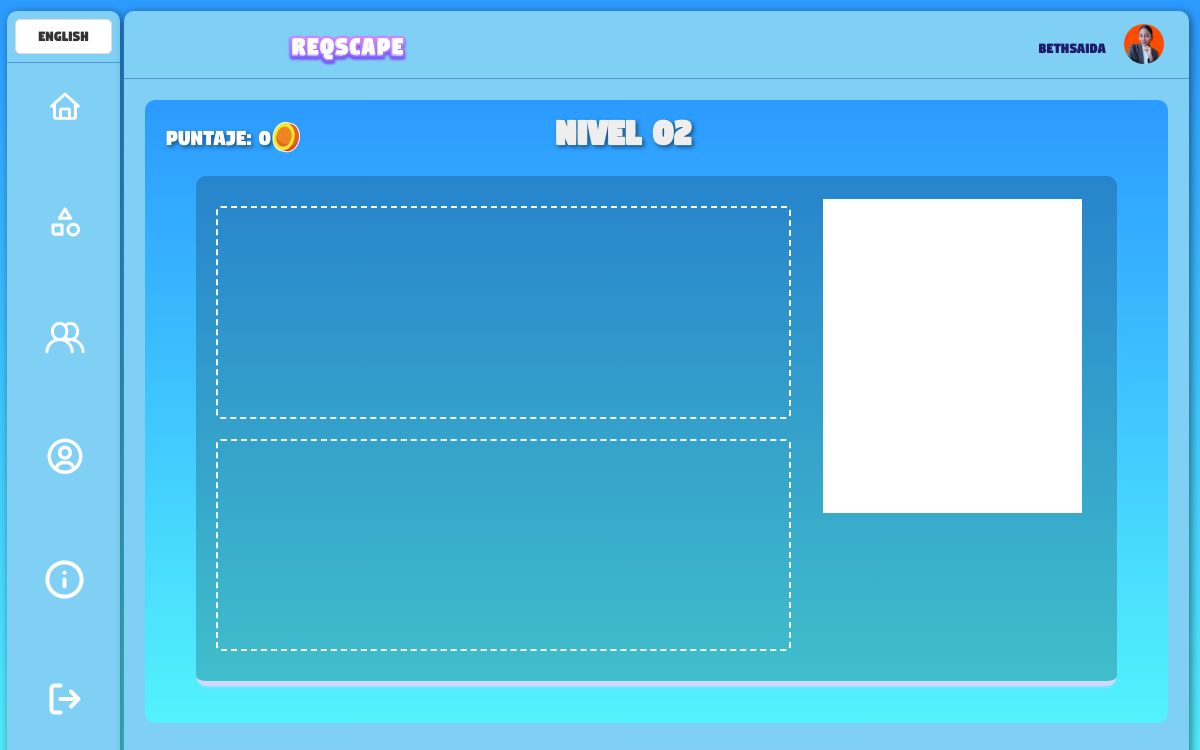
/modules/inicio/juego-nivel2.php (signed in), run on the app's committed database.
### tables this page shows
CREATE TABLE `usuarios` (
  `id` int(11) NOT NULL,
  `usuario` varchar(255) NOT NULL,
  `correo` varchar(255) NOT NULL,
  `contrasena` varchar(255) NOT NULL,
  `imagen_perfil` varchar(255) DEFAULT NULL,
  `perfil` varchar(50) DEFAULT NULL
);

### modules/inicio/juego-nivel2.php (the view, shortened to what this page needs)
<?php
include "../../connection/connection.php";
if (isset($_SESSION['user_id'])) {
    $user_id = $_SESSION['user_id'];
    $stmt = $con->prepare("SELECT usuario, correo, imagen_perfil FROM usuarios WHERE id = ?");
    $stmt->bind_param("i", $user_id);
    $stmt->execute();
    $result = $stmt->get_result();
    if ($result && $result->num_rows > 0) {
        $row = $result->fetch_assoc();
    } else {
        echo "No se encontraron resultados.";
        exit();
    }
} else {
    echo "No se ha iniciado sesión.";
    exit();
}
?>
<!DOCTYPE html>
<html lang="es">
<head>
    <link rel="stylesheet" href="../../styles/juego-nivel2.css">
    <link rel="stylesheet" href="../../styles/inicio.css">
    <link rel="stylesheet" type="text/css" href="../../styles/lenguaje.css">
</head>
<body>
    <div class="fondo">
        <div class="columna-1">
            <div class="fila1-cl1">
                <select id="languageSelector">
                    <option value="en">English</option>
                </select>
            </div>
            <div class="fila2-cl1">
                <a href="inicio.php" class="lg-cl1">
                    <img src="../../assets/img/inicio/inicio.png" alt="">
                </a>
                <a href="niveles-juego.php" class="lg-cl1">
                    <img src="../../assets/img/inicio/niveles.png" alt="">
                </a>
                <a href="score-page.php" class="lg-cl1">
                    <img src="../../assets/img/inicio/scoreglobal.png" alt="">
                </a>
                <a href="perfil.php" class="lg-cl1">
                    <img src="../../assets/img/inicio/perfil.png" alt="">
                </a>
                <a href="informacion.php" class="lg-cl1">
                    <img src="../../assets/img/inicio/info.png" alt="">
                </a>
                <a href="inicio-sesion.php" class="lg-cl1">
                    <img src="../../assets/img/inicio/log-out.png" alt="">
                </a>
            </div>
        </div>
        <div class="columna-2">
            <div class="fila1-cl2">
                <div class="logo">
                    <img src="../../assets/img/logo.png" alt="">
                </div>
                <div class="usuario-logueado">
                    <div class="profile-data-item">
                        <span id="username" class="username-span"><?php echo htmlspecialchars($row["usuario"], ENT_QUOTES, 'UTF-8'); ?></span>
                    </div>
                    <?php
                    if (!empty($row["imagen_perfil"])) {
                        echo '<img class="profile-pic" src="' . htmlspecialchars($row["imagen_perfil"], ENT_QUOTES, 'UTF-8') . '" alt="Imagen de perfil">';
                    } else {
                        echo '<img class="profile-pic" src="../../modules/inicio/uploads/perfil.jpg" alt="Avatar predeterminado">';
                    }
                    ?>
                </div>
            </div>
            <div class="fila2-cl2">
                <div class="contenido-juego">
                    <div class="titulo-coin">
                        <div class="fila1">
                            <div class="cash" id="score">Puntaje: 0</div>
                            <div class="coin">
                                <img src="../../assets/img/juego-lvl1/coin.png" alt="Coin">
                            </div>
                        </div>
                        <h1 class="fila1-titulo"><span>Nivel 02</span></h1>
                    </div>
                    <div class="box-ops">
                        <div class="box-ops-cl1">
                            <div class="box-ops-f2" id="box-ops-f2">
                            </div>
                            <div class="box-palabras" id="box-palabras"> </div>
                        </div>
                        <div class="box-requerimientos-correctos" id="box-requerimientos-correctos"></div>
                    </div>
                </div>
            </div>
        </div>
    </div>
</body>
</html>

### styles/juego-nivel2.css (style rules this page uses)
.fila1 { display: grid; grid-template-columns: auto auto 1fr; align-items: center; margin: 2% 2% 0% 2%; color: #fff; margin: 5%; font-weight: lighter; }
.cash { font-size: 30px; font-family: 'Digitalt'; }
.fila1-titulo { background-color: transparent; margin-top: 2%; margin-bottom: 0%; margin-top: 0%; display: flex; align-items: flex-start; justify-content: flex-start; font-size: 40px; color: #eee; font-family: 'Digitalt'; }
.fila1-titulo span { margin-top: 2%; }
.titulo-coin { display: grid; grid-template-columns: 1fr 1.5fr; text-shadow: 2px 2px 4px rgba(0, 0, 0, 0.5); font-weight: 100px; }
.contenido-juego { background-image: linear-gradient(to bottom, #2C9AFF, #53F3FD); margin: 2%; display: grid; grid-template-rows: auto 1fr; border-radius: 10px; height: 93%; }
#score { font-size: 24px; font-weight: lighter; }
.box-ops { display: grid; grid-template-columns: 1fr 1fr; gap: 2%; margin: 5%; padding: 7% 5%; box-shadow: 0px 5px 5px -5px #D1D8FF; border-bottom: 5px solid #D1D8FF; border-radius: 21px; margin-top: 0%; margin-bottom: 0%; }
.box-ops-cl1 { display: grid; grid-template-rows: 1fr 1fr; }
.box-ops-f2 { gap: 3%; }
.usuario-logueado { display: flex; justify-content: end; border-radius: 10%; margin: 2%; margin-bottom:0%; }
.profile-data-item { font-family: 'Digitalt'; display: flex; justify-content: center; align-items: center; margin-right:3%; margin-top: 0%; margin-bottom:1%; color: #1E1C69; }
.usuario-logueado img { width: 40px; height: 40px; border-radius: 50%; margin: 2% 2%; margin-top: 0%; margin-left: 0%; }
body { font-family: 'Digitalt'; background: linear-gradient(90deg, rgba(58, 123, 213, 1) 0%, rgba(58, 213, 178, 1) 100%); color: #17202A; text-align: center; }
.box-ops { background: rgba(0, 0, 0, 0.2); border-radius: 10px; padding: 20px; padding-bottom: 2%; display: inline-block; text-align: left; margin-top: 0%; height: 75%; }
.box-palabras, .box-ops-f2 { min-height: 60px; border: 2px dashed #fff; margin: 10px 0; border-radius: 5px; }
.box-requerimientos-correctos { margin: 1% 5%; background-color: #fff; color: black; height: 285px; padding: 5%; }

### styles/inicio.css (style rules this page uses)
body { margin: 0; padding: 0; }
.fondo { margin: 0; padding: 0; height: 100vh; display: grid; grid-template-columns: auto 1fr; background-image: linear-gradient(to bottom, #2C9AFF, #53F3FD); }
.columna-1 { width: 113px; height: 95vh; margin: 6%; margin-top: 10%; background: linear-gradient(80deg, #80CFF5, #80CFF5 44%); border-radius: 10px; border-image: linear-gradient(to right, #FFFFFF 25%, #FFFFFF 77%, #FFFFFF 85%); border-image-slice: 1; backdrop-filter: blur(5px); box-shadow: 2px 2px 10px rgba(0, 0, 0, 0.5); display: grid; grid-template-rows: auto 1fr; }
.fila1-cl1 { border-bottom: 1px solid rgba(19, 67, 145, 0.4); }
.fila2-cl1 { display: grid; grid-row: auto auto auto auto auto auto; margin: 15%; gap: 5%; }
.lg-cl1 { background-color: transparent; border: none; padding: 10px 20px; cursor: pointer; border-radius: 10px; position: relative; }
.columna-2 { height: 95vh; margin: 1%; background: linear-gradient(80deg, #80CFF5, #80CFF5 44%); border-radius: 10px; border-image: linear-gradient(to right, #FFFFFF 25%, #FFFFFF 77%, #FFFFFF 85%); border-image-slice: 1; backdrop-filter: blur(5px); box-shadow: 2px 2px 10px rgba(0, 0, 0, 0.5); display: grid; grid-template-rows: auto 1fr; }
.fila1-cl2 { border-bottom: 1px solid rgba(19, 67, 145, 0.4); display: grid; grid-template-columns: auto 1fr; }
.logo { margin-top: 5%; margin-left: 5%; margin-bottom: 2%; }
.logo img { width: 30%; }
.contenido-juego { background-image: linear-gradient(to bottom, #2C9AFF, #53F3FD); margin: 2%; display: grid; grid-template-rows: auto 1fr; border-radius: 10px; width: 96%; height: 93%; }

### styles/lenguaje.css (style rules this page uses)
.fila1-cl1 { padding: 7%; border-bottom: 1px solid rgba(19, 67, 145, 0.4); }
#languageSelector { appearance: none; -webkit-appearance: none; -moz-appearance: none; width: 100%; padding: 8%; border: 1px solid #ddd; border-radius: 5px; font-size: 16px; background-color: #fff; color: #333; cursor: pointer; outline: none; transition: border-color 0.3s ease; text-align: center; font-family: 'Digitalt'; font-weight: lighter; }
#languageSelector option { color: #333; background-color: #fff; text-align: center; }

### modules/inicio/juego-nivel2.php (style rules this page uses)
.contenido-juego { height: 90%; }
.box-ops { height: 85%; display: grid; grid-template-columns: 2fr 1fr; }
.box-requerimientos-correctos { margin: 1% 5%; height: 285px; padding: 5%; }
.box-palabras, .box-ops-f2 { min-height: 60px; }

### data on the page
usuarios: usuario "Bethsaida", imagen_perfil (picture)
